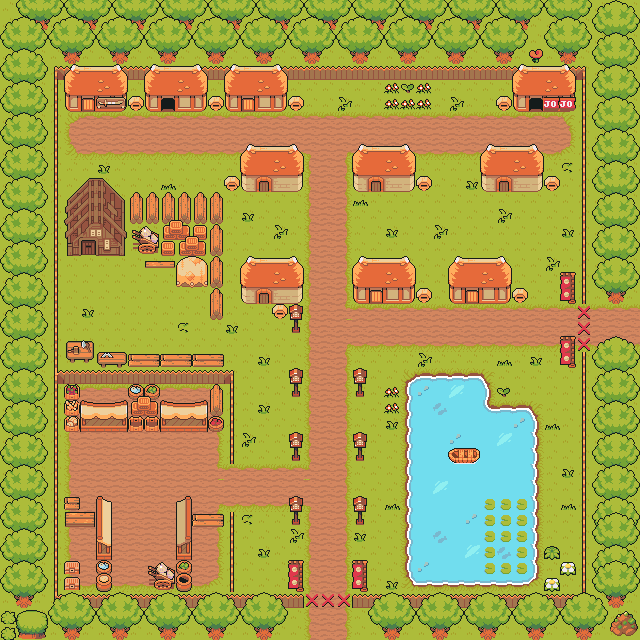

The image is a tile-based game level rendered from a .tmx file. Its description and source (layers, tilesets, objects; grid data summarised) follow:
An orthogonal 40x40 tile map with 16x16 px tiles, 5 tile layers (ground, bg_1, bg_2, fg_1, ...), 3 tilesets and 2 objects (Player).

<map version="1.9" tiledversion="1.9.2" orientation="orthogonal" renderorder="right-down" width="40" height="40" tilewidth="16" tileheight="16" infinite="0" nextlayerid="8" nextobjectid="3">
 <tileset firstgid="1" source="outside.tsx" />
 <tileset firstgid="12770" source="map.tsx" />
 <tileset firstgid="15371" source="entities.tsx" />
 <layer id="1" name="ground" width="40" height="40">
  <data>[1600 cells, 1600 non-empty, 14 distinct tile ids]</data>
 </layer>
 <layer id="2" name="bg_1" width="40" height="40">
  <data>[1600 cells, 661 non-empty, 93 distinct tile ids]</data>
 </layer>
 <layer id="3" name="bg_2" width="40" height="40">
  <data>[1600 cells, 208 non-empty, 31 distinct tile ids]</data>
 </layer>
 <objectgroup id="6" name="entities">
  <object id="1" name="Player" class="Player" gid="15371" x="160.667" y="130" width="16" height="16">
   <properties>
    <property name="type" value="Player" />
   </properties>
  </object>
  <object id="2" gid="15372" x="256.667" y="130" width="16" height="16" />
 </objectgroup>
 <layer id="4" name="fg_1" width="40" height="40">
  <data>[1600 cells, 368 non-empty, 63 distinct tile ids]</data>
 </layer>
 <layer id="5" name="TEMP" width="40" height="40">
  <data>[1600 cells, 6 non-empty, 1 distinct tile ids]</data>
 </layer>
</map>